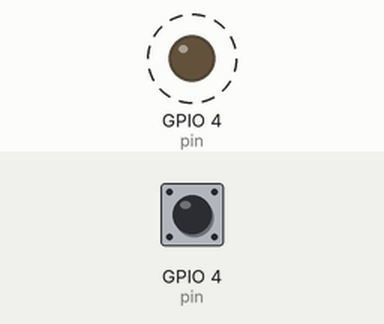
Recording of a program running on a simulated Raspberry Pi (BCM pin numbers). On the bench: output pins drawn as LEDs (lit = HIGH). Dashed ring = blinking. The test bench sets the inputs (shaded band); at power-on: GPIO 4 (pin) HIGH. The interpreter's speed is modelled, so counts of loop turns are approximate; what the program prints to the terminal is not drawn.

Above: at 1.1 s.
Timing chart, 0 to 5.0 s (numbered marks = the images above):
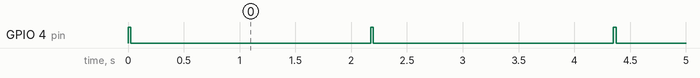

The program:

17dht11_raw.py
```python
import RPi.GPIO as GPIO
import time
import sys

def bin2dec(string_num):
    return str(int(string_num, 2))

data = []
effectiveData = []
bits_min=999;
bits_max=0;
HumidityBit = ""
TemperatureBit = ""
crc = ""
crc_OK = False;
Humidity = 0
Temperature = 0
pin=4

GPIO.setmode(GPIO.BCM)

def pullData():
    global data
    global effectiveData
    global pin

    data = []
    effectiveData = []

    GPIO.setup(pin,GPIO.OUT)
    GPIO.output(pin,GPIO.HIGH)
    time.sleep(0.025)
    GPIO.output(pin,GPIO.LOW)
    time.sleep(0.14)

    GPIO.setup(pin, GPIO.IN, pull_up_down=GPIO.PUD_UP)

    for i in range(0,1000):
        data.append(GPIO.input(pin))

def analyzeData():
    seek=0;
    bits_min=9999;
    bits_max=0;

    global HumidityBit
    global TemperatureBit
    global crc
    global Humidity
    global Temperature

    HumidityBit = ""
    TemperatureBit = ""
    crc = ""

    while(seek < len(data) and data[seek] == 0):
        seek+=1;

    while(seek < len(data) and data[seek] == 1):
        seek+=1;
        for i in range(0, 40):
            buffer = "";
            while(seek < len(data) and data[seek] == 0):
                seek+=1;

            while(seek < len(data) and data[seek] == 1):
                seek+=1;
                buffer += "1";

            if (len(buffer) < bits_min):
                bits_min = len(buffer)

            if (len(buffer) > bits_max):
                bits_max = len(buffer)

            effectiveData.append(buffer);

    for i in range(0, len(effectiveData)):
        if (len(effectiveData[i]) < ((bits_max + bits_min)/2)):
            effectiveData[i] = "0";
        else:
            effectiveData[i] = "1";
    for i in range(0, 8):
        HumidityBit += str(effectiveData[i]);

    for i in range(16, 24):
        TemperatureBit += str(effectiveData[i]);


    for i in range(32, 40):
        crc += str(effectiveData[i]);

    Humidity = bin2dec(HumidityBit)
    Temperature = bin2dec(TemperatureBit)


def isDataValid():

    global Humidity
    global Temperature
    global crc

    print("isDataValid(): H=%d, T=%d, crc=%d"% (int(Humidity), int(Temperature), int(bin2dec(crc))))
    if int(Humidity) + int(Temperature) == int(bin2dec(crc)):
        return True;
    else:
        return False;
def printData():
    global Humidity
    global Temperature

    print("H: "+Humidity)
    print("T: "+Temperature)


while (not crc_OK):
    pullData();
    analyzeData();
    if (isDataValid()):
        crc_OK=True;
        print("\r", end=' ')
        printData();
    else:
        sys.stderr.write(".")
        time.sleep(2);
```

Measured:
- by itself, GPIO 4 (pin): alternates HIGH for 0.03 s and LOW for 2.1 s
